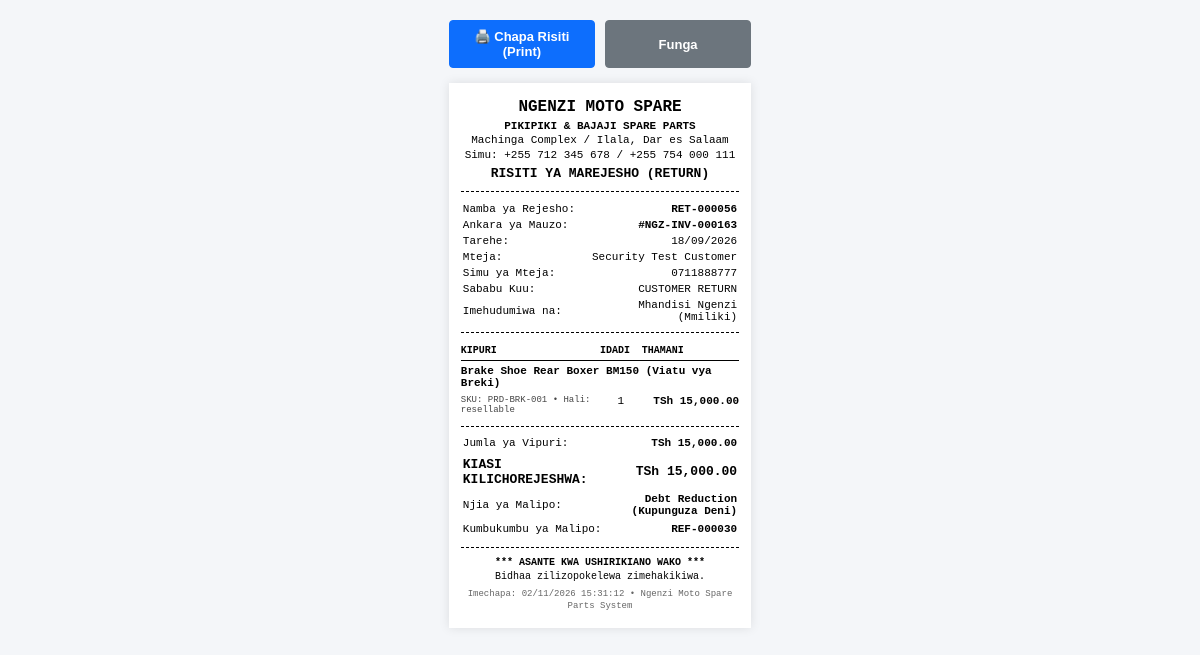
/index.php?route=return_receipt&id=56 (signed in), run on the app's committed database.
### tables this page shows
CREATE TABLE `returns` (
  `id` int(11) NOT NULL AUTO_INCREMENT,
  `return_number` varchar(50) NOT NULL,
  `sale_id` int(11) NOT NULL,
  `customer_id` int(11) DEFAULT NULL,
  `return_type` enum('CUSTOMER_RETURN','DAMAGED_ITEM','WRONG_ITEM','DEFECTIVE_ITEM','WARRANTY_RETURN','OTHER') NOT NULL DEFAULT 'CUSTOMER_RETURN',
  `return_date` date NOT NULL,
  `reason` varchar(255) NOT NULL,
  `subtotal` decimal(15,2) NOT NULL DEFAULT 0.00,
  `return_fee` decimal(15,2) NOT NULL DEFAULT 0.00,
  `refund_amount` decimal(15,2) NOT NULL,
  `refund_method` varchar(50) DEFAULT NULL,
  `refund_provider` varchar(50) DEFAULT NULL,
  `refund_reference_no` varchar(100) DEFAULT NULL,
  `refund_status` enum('unrefunded','refunded','credit_issued','debt_reduced','exchange') NOT NULL DEFAULT 'unrefunded',
  `status` enum('draft','requested','approved','received','refunded','completed','rejected','cancelled') NOT NULL DEFAULT 'draft',
  `notes` text DEFAULT NULL,
  `created_by` int(11) NOT NULL,
  `approved_by` int(11) DEFAULT NULL,
  `approved_at` datetime DEFAULT NULL,
  `received_by` int(11) DEFAULT NULL,
  `received_at` datetime DEFAULT NULL,
  `refunded_by` int(11) DEFAULT NULL,
  `refunded_at` datetime DEFAULT NULL,
  `cancelled_by` int(11) DEFAULT NULL,
  `cancelled_at` datetime DEFAULT NULL,
  `cancel_reason` varchar(255) DEFAULT NULL,
  `is_restocked` tinyint(1) NOT NULL DEFAULT 0,
  `exchange_sale_id` int(11) DEFAULT NULL,
  `created_at` timestamp NOT NULL DEFAULT current_timestamp(),
  `updated_at` timestamp NOT NULL DEFAULT current_timestamp() ON UPDATE current_timestamp(),
  PRIMARY KEY (`id`),
  UNIQUE KEY `return_number` (`return_number`),
  KEY `created_by` (`created_by`),
  KEY `approved_by` (`approved_by`),
  KEY `idx_return_number` (`return_number`),
  KEY `idx_return_date` (`return_date`),
  KEY `fk_returns_received_by` (`received_by`),
  KEY `fk_returns_refunded_by` (`refunded_by`),
  KEY `fk_returns_cancelled_by` (`cancelled_by`),
  KEY `fk_returns_exchange_sale` (`exchange_sale_id`),
  KEY `idx_returns_sale` (`sale_id`),
  KEY `idx_returns_customer` (`customer_id`),
  KEY `idx_returns_status` (`status`),
  KEY `idx_returns_date` (`return_date`),
  KEY `idx_returns_created_status` (`created_at`,`status`),
  CONSTRAINT `fk_returns_cancelled_by` FOREIGN KEY (`cancelled_by`) REFERENCES `users` (`id`) ON DELETE SET NULL ON UPDATE CASCADE,
  CONSTRAINT `fk_returns_exchange_sale` FOREIGN KEY (`exchange_sale_id`) REFERENCES `sales` (`id`) ON DELETE SET NULL ON UPDATE CASCADE,
  CONSTRAINT `fk_returns_received_by` FOREIGN KEY (`received_by`) REFERENCES `users` (`id`) ON DELETE SET NULL ON UPDATE CASCADE,
  CONSTRAINT `fk_returns_refunded_by` FOREIGN KEY (`refunded_by`) REFERENCES `users` (`id`) ON DELETE SET NULL ON UPDATE CASCADE,
  CONSTRAINT `returns_ibfk_1` FOREIGN KEY (`sale_id`) REFERENCES `sales` (`id`) ON UPDATE CASCADE,
  CONSTRAINT `returns_ibfk_2` FOREIGN KEY (`customer_id`) REFERENCES `customers` (`id`) ON UPDATE CASCADE,
  CONSTRAINT `returns_ibfk_3` FOREIGN KEY (`created_by`) REFERENCES `users` (`id`) ON UPDATE CASCADE,
  CONSTRAINT `returns_ibfk_4` FOREIGN KEY (`approved_by`) REFERENCES `users` (`id`) ON UPDATE CASCADE
);

CREATE TABLE `sales` (
  `id` int(11) NOT NULL AUTO_INCREMENT,
  `invoice_no` varchar(50) NOT NULL,
  `customer_id` int(11) DEFAULT NULL,
  `customer_name` varchar(150) DEFAULT NULL,
  `customer_phone` varchar(50) DEFAULT NULL,
  `mechanic_id` int(11) DEFAULT NULL,
  `subtotal` decimal(15,2) NOT NULL DEFAULT 0.00,
  `discount_amount` decimal(15,2) NOT NULL DEFAULT 0.00,
  `discount_reason` varchar(255) DEFAULT NULL,
  `discount_approved_by` int(11) DEFAULT NULL,
  `total_amount` decimal(15,2) NOT NULL DEFAULT 0.00,
  `total_cogs` decimal(15,2) NOT NULL DEFAULT 0.00,
  `gross_profit` decimal(15,2) NOT NULL DEFAULT 0.00,
  `gross_margin_percent` decimal(5,2) NOT NULL DEFAULT 0.00,
  `paid_amount` decimal(15,2) NOT NULL DEFAULT 0.00,
  `balance_due` decimal(15,2) NOT NULL DEFAULT 0.00,
  `payment_method` varchar(50) NOT NULL DEFAULT 'Cash',
  `payment_status` enum('paid','partially_paid','unpaid','credit') DEFAULT 'paid',
  `sale_status` enum('completed','cancelled','refunded','partially_refunded') DEFAULT 'completed',
  `notes` text DEFAULT NULL,
  `credit_override_by` int(11) DEFAULT NULL,
  `credit_override_reason` varchar(255) DEFAULT NULL,
  `cashier_id` int(11) NOT NULL,
  `sale_date` datetime NOT NULL,
  `due_date` date DEFAULT NULL,
  `payment_terms` varchar(50) DEFAULT 'Cash only',
  `created_at` timestamp NOT NULL DEFAULT current_timestamp(),
  `updated_at` timestamp NOT NULL DEFAULT current_timestamp() ON UPDATE current_timestamp(),
  PRIMARY KEY (`id`),
  UNIQUE KEY `invoice_no` (`invoice_no`),
  KEY `mechanic_id` (`mechanic_id`),
  KEY `discount_approved_by` (`discount_approved_by`),
  KEY `idx_sale_invoice` (`invoice_no`),
  KEY `idx_sale_date` (`sale_date`),
  KEY `idx_sale_customer` (`customer_id`),
  KEY `idx_sale_cashier` (`cashier_id`),
  KEY `fk_sales_credit_override` (`credit_override_by`),
  KEY `idx_sales_customer_date` (`customer_id`,`sale_date`),
  CONSTRAINT `fk_sales_credit_override` FOREIGN KEY (`credit_override_by`) REFERENCES `users` (`id`) ON DELETE SET NULL ON UPDATE CASCADE,
  CONSTRAINT `sales_ibfk_1` FOREIGN KEY (`customer_id`) REFERENCES `customers` (`id`) ON UPDATE CASCADE,
  CONSTRAINT `sales_ibfk_2` FOREIGN KEY (`mechanic_id`) REFERENCES `mechanics` (`id`) ON UPDATE CASCADE,
  CONSTRAINT `sales_ibfk_3` FOREIGN KEY (`discount_approved_by`) REFERENCES `users` (`id`) ON UPDATE CASCADE,
  CONSTRAINT `sales_ibfk_4` FOREIGN KEY (`cashier_id`) REFERENCES `users` (`id`) ON UPDATE CASCADE
);

CREATE TABLE `customers` (
  `id` int(11) NOT NULL AUTO_INCREMENT,
  `customer_code` varchar(50) NOT NULL,
  `name` varchar(100) NOT NULL,
  `phone` varchar(20) DEFAULT NULL,
  `alternative_phone` varchar(20) DEFAULT NULL,
  `email` varchar(100) DEFAULT NULL,
  `address` varchar(255) DEFAULT NULL,
  `area` varchar(100) DEFAULT NULL,
  `gender` varchar(20) DEFAULT NULL,
  `customer_type` enum('individual','retail','mechanic','garage','business','walk_in','reseller','dealer','other') DEFAULT 'individual',
  `credit_limit` decimal(15,2) DEFAULT 0.00,
  `credit_allowed` tinyint(1) NOT NULL DEFAULT 1,
  `payment_terms` varchar(50) NOT NULL DEFAULT '30 days',
  `credit_status` enum('active','warning','blocked') NOT NULL DEFAULT 'active',
  `current_balance` decimal(15,2) DEFAULT 0.00,
  `notes` text DEFAULT NULL,
  `status` enum('active','inactive','blocked') DEFAULT 'active',
  `created_by` int(11) DEFAULT NULL,
  `updated_by` int(11) DEFAULT NULL,
  `created_at` timestamp NOT NULL DEFAULT current_timestamp(),
  `updated_at` timestamp NOT NULL DEFAULT current_timestamp() ON UPDATE current_timestamp(),
  PRIMARY KEY (`id`),
  UNIQUE KEY `customer_code` (`customer_code`),
  KEY `idx_customer_phone` (`phone`),
  KEY `created_by` (`created_by`),
  KEY `updated_by` (`updated_by`),
  CONSTRAINT `customers_ibfk_1` FOREIGN KEY (`created_by`) REFERENCES `users` (`id`) ON DELETE SET NULL,
  CONSTRAINT `customers_ibfk_2` FOREIGN KEY (`updated_by`) REFERENCES `users` (`id`) ON DELETE SET NULL
);

CREATE TABLE `users` (
  `id` int(11) NOT NULL AUTO_INCREMENT,
  `role_id` int(11) NOT NULL,
  `username` varchar(50) NOT NULL,
  `full_name` varchar(100) NOT NULL,
  `email` varchar(100) DEFAULT NULL,
  `phone` varchar(20) DEFAULT NULL,
  `password` varchar(255) NOT NULL,
  `status` enum('active','inactive','suspended') DEFAULT 'active',
  `last_login` datetime DEFAULT NULL,
  `created_at` timestamp NOT NULL DEFAULT current_timestamp(),
  `updated_at` timestamp NOT NULL DEFAULT current_timestamp() ON UPDATE current_timestamp(),
  PRIMARY KEY (`id`),
  UNIQUE KEY `username` (`username`),
  UNIQUE KEY `email` (`email`),
  KEY `role_id` (`role_id`),
  CONSTRAINT `users_ibfk_1` FOREIGN KEY (`role_id`) REFERENCES `roles` (`id`) ON UPDATE CASCADE
);

CREATE TABLE `return_items` (
  `id` int(11) NOT NULL AUTO_INCREMENT,
  `return_id` int(11) NOT NULL,
  `sale_item_id` int(11) DEFAULT NULL,
  `product_id` int(11) NOT NULL,
  `product_name` varchar(150) DEFAULT NULL,
  `product_sku` varchar(50) DEFAULT NULL,
  `original_quantity` int(11) NOT NULL DEFAULT 1,
  `quantity` int(11) NOT NULL,
  `unit_selling_price` decimal(15,2) NOT NULL DEFAULT 0.00,
  `unit_discount` decimal(15,2) NOT NULL DEFAULT 0.00,
  `unit_refund_price` decimal(15,2) NOT NULL,
  `unit_cost` decimal(15,2) NOT NULL DEFAULT 0.00,
  `subtotal` decimal(15,2) NOT NULL DEFAULT 0.00,
  `total_cogs` decimal(15,2) NOT NULL DEFAULT 0.00,
  `condition_status` enum('resellable','damaged','defective','not_resellable') NOT NULL DEFAULT 'resellable',
  `return_reason` varchar(255) DEFAULT NULL,
  `restockable` tinyint(1) DEFAULT 1,
  `is_restocked` tinyint(1) NOT NULL DEFAULT 0,
  `restocked_at` datetime DEFAULT NULL,
  `notes` varchar(255) DEFAULT NULL,
  `created_at` timestamp NOT NULL DEFAULT current_timestamp(),
  PRIMARY KEY (`id`),
  KEY `sale_item_id` (`sale_item_id`),
  KEY `idx_ri_product` (`product_id`),
  KEY `idx_ri_return` (`return_id`),
  KEY `idx_return_items_product_return` (`product_id`,`return_id`),
  CONSTRAINT `return_items_ibfk_1` FOREIGN KEY (`return_id`) REFERENCES `returns` (`id`) ON DELETE CASCADE,
  CONSTRAINT `return_items_ibfk_2` FOREIGN KEY (`sale_item_id`) REFERENCES `sale_items` (`id`) ON DELETE SET NULL,
  CONSTRAINT `return_items_ibfk_3` FOREIGN KEY (`product_id`) REFERENCES `products` (`id`) ON UPDATE CASCADE
);

### views/returns/receipt.php (the view, shortened to what the rows shown need)
<!DOCTYPE html>
<html lang="sw">
<head>
</head>
<body>
    <div class="print-btn-bar">
        <button onclick="window.print()" class="btn btn-primary">🖨️ Chapa Risiti (Print)</button>
        <button onclick="window.close()" class="btn btn-secondary">Funga</button>
    </div>
    <div class="receipt-container">
        <div class="receipt-header">
            <h2>NGENZI MOTO SPARE</h2>
            <p class="fw-bold">PIKIPIKI & BAJAJI SPARE PARTS</p>
            <p>Machinga Complex / Ilala, Dar es Salaam</p>
            <p>Simu: +255 712 345 678 / +255 754 000 111</p>
            <p class="fw-bold" style="margin-top: 4px; font-size: 13px;">RISITI YA MAREJESHO (RETURN)</p>
        </div>
        <table class="meta-table">
            <tr>
                <td style="width: 45%;">Namba ya Rejesho:</td>
                <td class="fw-bold text-end"><?= htmlspecialchars($return['return_number']) ?></td>
            </tr>
            <tr>
                <td>Ankara ya Mauzo:</td>
                <td class="fw-bold text-end">#<?= htmlspecialchars($return['invoice_no']) ?></td>
            </tr>
            <tr>
                <td>Tarehe:</td>
                <td class="text-end"><?= date('d/m/Y', strtotime($return['return_date'])) ?></td>
            </tr>
            <tr>
                <td>Mteja:</td>
                <td class="text-end"><?= htmlspecialchars($return['customer_name'] ?? 'Mteja wa Kawaida') ?></td>
            </tr>
            <?php if (!empty($return['customer_phone'])): ?>
            <tr>
                <td>Simu ya Mteja:</td>
                <td class="text-end"><?= htmlspecialchars($return['customer_phone']) ?></td>
            </tr>
            <?php endif; ?>
            <tr>
                <td>Sababu Kuu:</td>
                <td class="text-end"><?= htmlspecialchars(str_replace('_', ' ', $return['return_type'])) ?></td>
            </tr>
            <tr>
                <td>Imehudumiwa na:</td>
                <td class="text-end"><?= htmlspecialchars($return['created_by_name'] ?? 'Staff') ?></td>
            </tr>
        </table>
        <table class="items-table">
            <thead>
                <tr>
                    <th style="width: 50%;">KIPURI</th>
                    <th class="text-center" style="width: 15%;">IDADI</th>
                    <th class="text-end" style="width: 35%;">THAMANI</th>
                </tr>
            </thead>
            <tbody>
                <?php foreach ($items as $it): ?>
                    <tr>
                        <td colspan="3" class="fw-bold" style="padding-top: 4px;">
                            <?= htmlspecialchars($it['product_name'] ?? 'Kipuri') ?>
                        </td>
                    </tr>
                    <tr>
                        <td class="tiny" style="color: #444;">
                            SKU: <?= htmlspecialchars($it['product_sku'] ?? '') ?> &bull; Hali: <?= htmlspecialchars($it['condition_status']) ?>
                        </td>
                        <td class="text-center">
                            <?= $it['quantity'] ?>
                        </td>
                        <td class="text-end fw-bold">
                            <?= Helper::formatCurrency((float)$it['subtotal']) ?>
                        </td>
                    </tr>
                <?php endforeach; ?>
            </tbody>
        </table>
        <table class="totals-table">
            <tr>
                <td>Jumla ya Vipuri:</td>
                <td class="text-end fw-bold"><?= Helper::formatCurrency((float)$return['subtotal']) ?></td>
            </tr>
            <tr style="font-size: 13px; font-weight: bold;">
                <td style="padding-top: 4px;">KIASI KILICHOREJESHWA:</td>
                <td class="text-end" style="padding-top: 4px;"><?= Helper::formatCurrency((float)$return['refund_amount']) ?></td>
            </tr>
            <tr>
                <td>Njia ya Malipo:</td>
                <td class="text-end fw-bold"><?= htmlspecialchars($return['refund_method'] ?: 'Haijalipwa') ?></td>
            </tr>
            <?php if (!empty($return['refund_reference_no'])): ?>
            <tr>
                <td>Kumbukumbu ya Malipo:</td>
                <td class="text-end fw-bold"><?= htmlspecialchars($return['refund_reference_no']) ?></td>
            </tr>
            <?php endif; ?>
        </table>
        <div class="receipt-footer">
            <p class="fw-bold">*** ASANTE KWA USHIRIKIANO WAKO ***</p>
            <p>Bidhaa zilizopokelewa zimehakikiwa.</p>
            <p class="tiny" style="margin-top: 4px; color: #666;">
                Imechapa: <?= date('d/m/Y H:i:s') ?> &bull; Ngenzi Moto Spare Parts System
            </p>
        </div>
    </div>
</body>
</html>

### data on the page
returns: return_number "RET-000056", sale.invoice_no "NGZ-INV-000163", return_date "18/09/2026", customer.name "Security Test Customer", customer.phone "0711888777", return_type "CUSTOMER RETURN", received_by.full_name "Mhandisi Ngenzi (Mmiliki)", subtotal "TSh 15,000.00", refund_amount "TSh 15,000.00", refund_method "Debt Reduction (Kupunguza Deni)", refund_reference_no "REF-000030"
return_items: product_name "Brake Shoe Rear Boxer BM150 (Viatu vya Breki)", product_sku "PRD-BRK-001", condition_status "resellable", quantity "1", subtotal "TSh 15,000.00"
